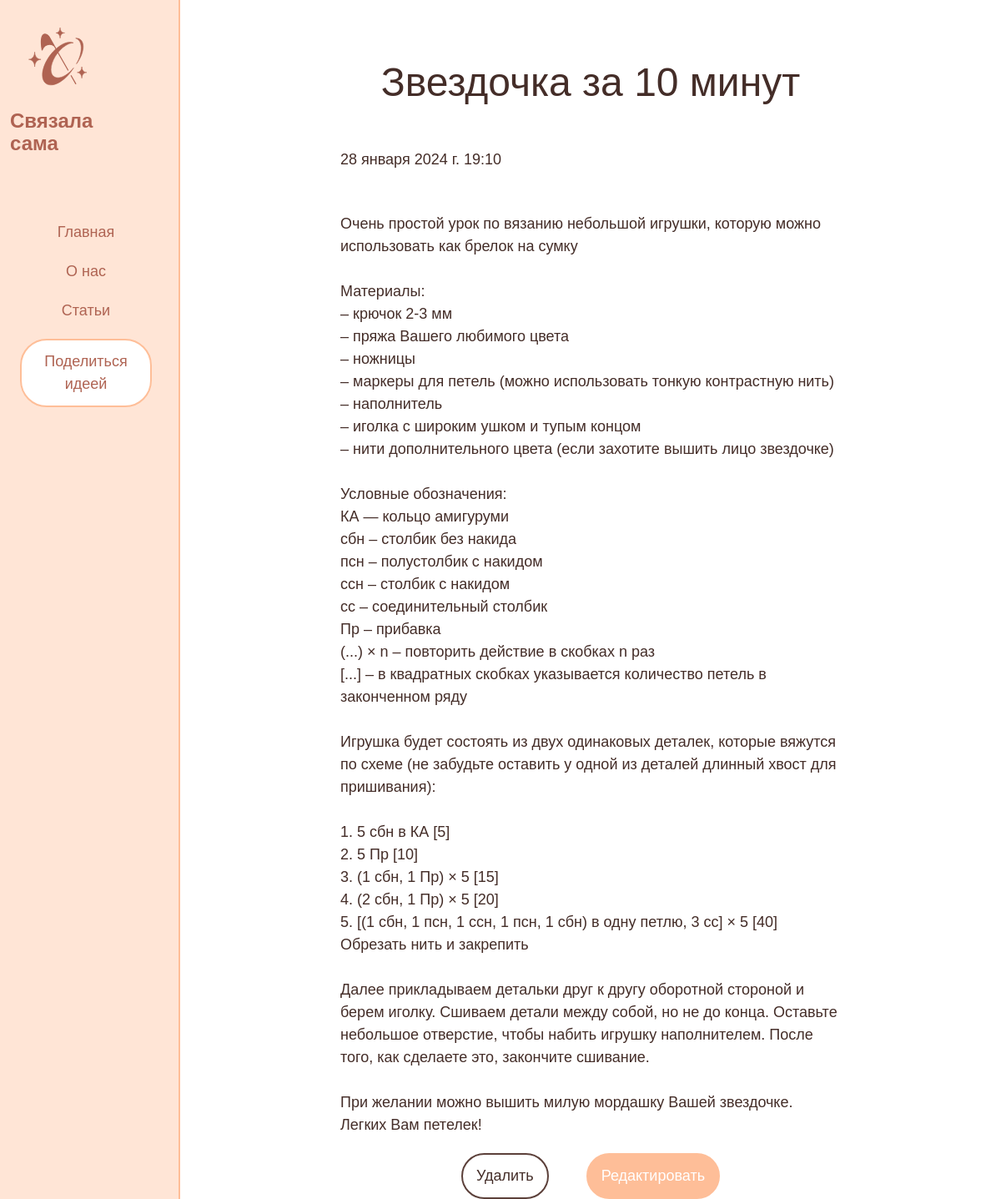
Screenshot of /news/1 with the database file from the repository.
### news/models.py (models this page shows, shortened)
class Articles(models.Model):
    title = models.CharField('Название', max_length=50)
    announce = models.CharField('Анонс', max_length=250)
    full_text = models.TextField('Статья')
    date = models.DateTimeField('Дата публикации')
    class Meta:
        verbose_name = 'Новость'
        verbose_name_plural = 'Новости'

### news/views.py (the view)
# urls.py: path('<int:pk>', views.NewsDetailView.as_view(), name='news_detail'),
class NewsDetailView(DetailView):
    model = Articles
    template_name = 'news/detail_view.html'
    context_object_name = 'article'

### news/templates/news/detail_view.html (shortened to what this page needs)
{% extends 'main/layout.html' %}
{% block content %}
    <div class="features">
        <h1>{{ article.title }}</h1>
        <p>{{ article.date }}</p>
        <p style="white-space: pre-wrap">{{ article.full_text }}</p>
        <a href="{% url 'news-delete' article.id %}" class="danger">Удалить</a>
        <a href="{% url 'news-update' article.id %}" class="success">Редактировать</a>
    </div>
{% endblock %}

### main/static/main/css/main.css (style rules this page uses)
body { font-family: 'Mulish', sans-serif; font-size: 18px; color: #442D28; }
p { text-align: left; max-width: 600px; margin: 50px auto 20px auto; }
h1 { font-family: 'Philosopher', sans-serif; }
.success { background-color: #FEBE98; border: 2px solid #FEBE98; border-radius: 32px; color: #ffffff; padding: 12px 16px; text-align: center; text-decoration: none; display: inline-block; font-size: 18px; }
.danger { background-color: #ffffff; border: 2px solid #5C403A; border-radius: 32px; color: #442D28; padding: 12px 16px; text-align: center; text-decoration: none; display: inline-block; font-size: 18px; margin-right: 40px; }
main .features { float: left; text-align: center; width: 82%; }
main .features h1 { font-size: 48px; margin-top: 70px }

### rows the page displays
Articles: title "Звездочка за 10 минут", date "28 января 2024 г. 19:10", full_text "Очень простой урок по вязанию небольшой игрушки, которую можно использовать как брелок на сумку Материалы: – крючок 2-3 мм – пряжа Вашего любимого цвета – ножницы – маркеры для петель (можно использовать тонкую контрастную нить) – наполнитель – иголка с широким ушком и тупым концом – нити дополнительного цвета (если захотите вышить лицо звездочке) Условные обозначения: КА — кольцо амигуруми сбн – столбик без накида псн – полустолбик с накидом ссн – столбик с накидом сс – соединительный столбик Пр – прибавка (...) × n – повторить действие в скобках n раз [...] – в квадратных скобках указывается количество петель в законченном ряду Игрушка будет состоять из двух одинаковых деталек, которые…"
